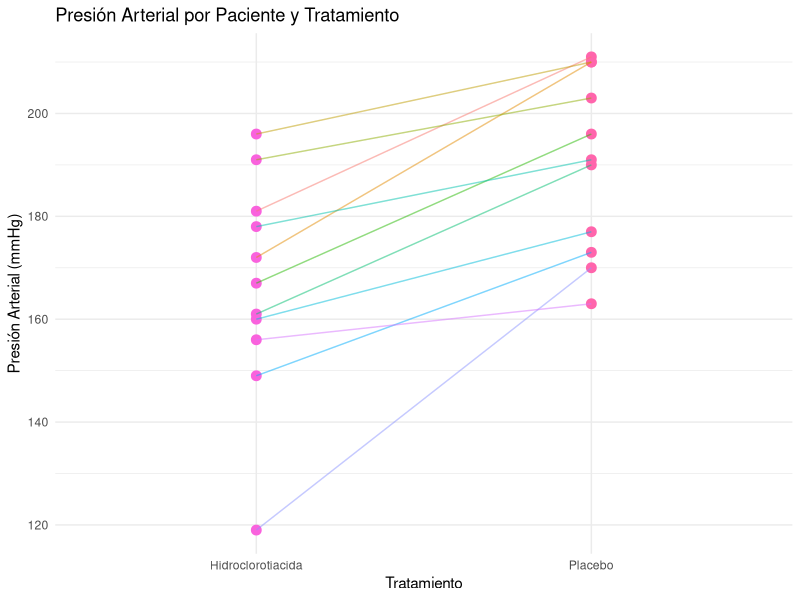

Recreate this plot in R.
## ---- chunk 1
alpha<- 0.05
zalpha <- qnorm(1-alpha)
zalpha
## ---- chunk 2
# Datos del problema
x <- 70
n <- 387
p0 <- 0.15

# Proporción muestral
phat <- x / n
phat
## ---- chunk 3
# Estadístico z0
z0 <- (phat - p0) / sqrt(p0 * (1 - p0) / n)
z0
## ---- chunk 4
pval <- pnorm(z0, lower.tail=FALSE)
pval
## ---- chunk 5
cat("zalpha vale: ", zalpha)
cat("z0 vale    : ", z0)
## ---- chunk 6
cat("alpha vale : ", alpha)
cat("pval vale  : ", pval)
## ---- chunk 7
# Datos
xbar <- 3.5
mu0 <- 4
s <- 0.5
n <- 10
alpha <- 0.05

# Estadístico  de test
t_stat <- (xbar - mu0) / (s / sqrt(n))

# Valor crítico t_alpha
t_alpha <- qt(alpha, df = n - 1)

# P-valor
p_value <- pt(t_stat, df = n - 1)

list(t_stat = t_stat, t_alpha = t_alpha, p_value = p_value)
## ---- chunk 8
# Datos
placebo <- c(211, 210, 210, 203, 196, 190, 191, 177, 173, 170, 163)
h_cloro <- c(181, 172, 196, 191, 167, 161, 178, 160, 149, 119, 156)

# Diferencias
meandiff <- mean(h_cloro - placebo)

# Paramétrico: Test t de Student
t_test <- t.test(h_cloro, placebo, mu = -10, alternative = "less", paired = TRUE)

# No paramétrico: Test de Wilcoxon
wilcoxon_test <- wilcox.test(h_cloro, placebo, mu = -10, alternative = "less", paired = TRUE)

list(
  mean_difference = meandiff,
  t_test_statistic = t_test$statistic,
  t_test_p_value = t_test$p.value,
  wilcoxon_statistic = wilcoxon_test$statistic,
  wilcoxon_p_value = wilcoxon_test$p.value
)
## ---- chunk 9
# Datos
placebo <- c(211, 210, 210, 203, 196, 190, 191, 177, 173, 170, 163)
h_cloro <- c(181, 172, 196, 191, 167, 161, 178, 160, 149, 119, 156)

# Crear un data frame para los valores emparejados
data <- data.frame(
  Paciente = 1:length(placebo),
  Placebo = placebo,
  Hidroclorotiacida = h_cloro
)

# Transformar a formato largo para ggplot
library(tidyr)
data_long <- pivot_longer(data, cols = c("Placebo", "Hidroclorotiacida"), 
                          names_to = "Tratamiento", values_to = "Presión")

# Generar el gráfico
library(ggplot2)
ggplot(data_long, aes(x = Tratamiento, y = Presión, group = Paciente)) +
  geom_point(aes(color = Tratamiento), size = 3) +
  geom_line(aes(color = factor(Paciente)), alpha = 0.5) +
  labs(title = "Presión Arterial por Paciente y Tratamiento",
       x = "Tratamiento",
       y = "Presión Arterial (mmHg)") +
  theme_minimal() +
  theme(legend.position = "none")

